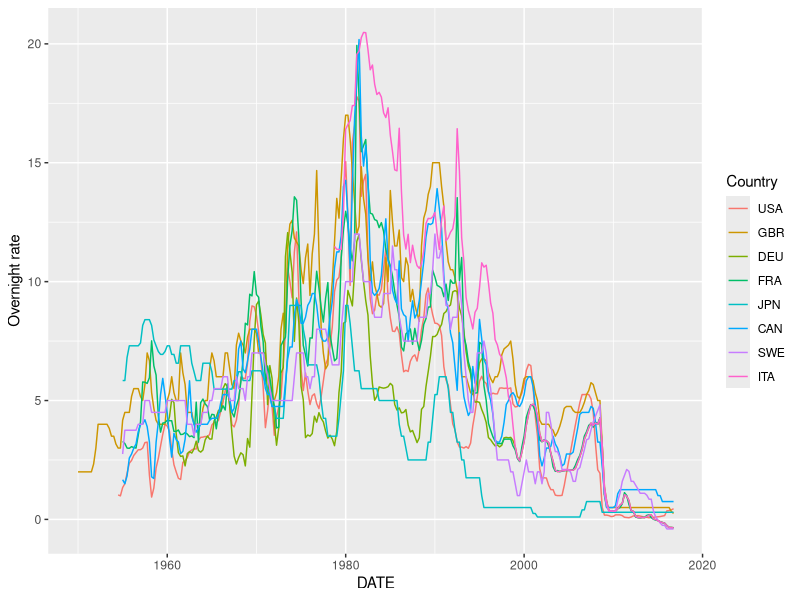
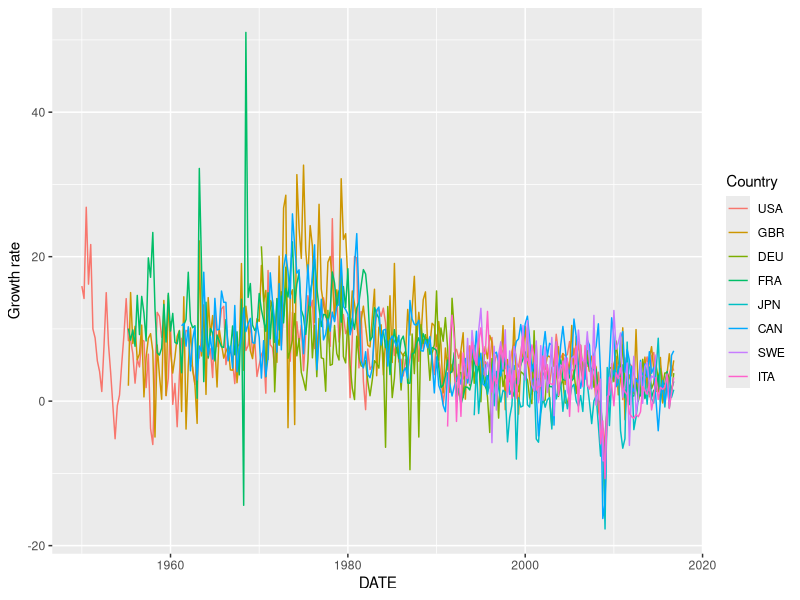
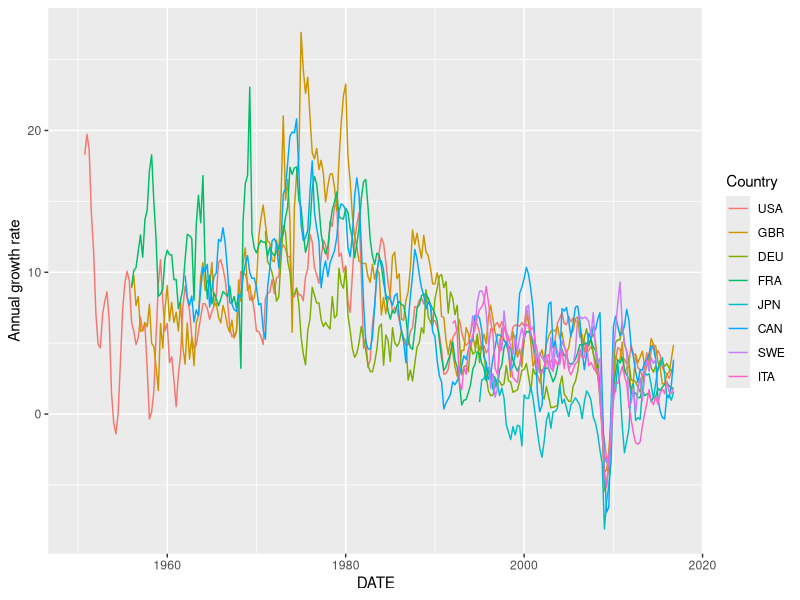

The R source for these figures, in order: (Note: this script raises an error after producing the figures.)
#####################################################################
# RminusG.R
#
# Session code to create charts for R minus G and similar
# 04apr2017
# Philip Barrett, Washington DC
#####################################################################

library(ggplot2)
library(reshape2)
library(lubridate)
library(scales)
library(xtable)

rfr <- read.csv('data/riskfreerates.csv')
gth <- read.csv('data/growthrates.csv')
rfr <- rfr[,!(names(rfr)=='ESP')]
gth <- gth[,!(names(gth)=='ESP')]
rfr$DATE <- as.Date(rfr$DATE)
gth$DATE <- as.Date(gth$DATE)
    # Read and clean the data
gth[,-1] <- 100*( ( 1 + gth[,-1]/100 ) ^ 4 - 1 )
    # Annualize the quarterly growth rate

rfr.melt <- melt(rfr,id="DATE", variable.name='Country', value.name='Overnight rate')
ggplot(rfr.melt,aes(x=DATE,y=`Overnight rate`,colour=Country,group=Country)) + geom_line() +
  scale_x_date(labels=date_format("%Y"))

gth.melt <- melt(gth,id="DATE", variable.name='Country', value.name='Growth rate')
ggplot(gth.melt,aes(x=DATE,y=`Growth rate`,colour=Country,group=Country)) + geom_line() +
  scale_x_date(labels=date_format("%Y"))

gth.4 <- data.frame( DATE=gth$DATE, apply( gth[,-1], 2, function(x) stats::filter(x,c(1,1,1,1), sides=1)/4 ) )
gth.4.melt <- melt(gth.4,id="DATE", variable.name='Country', value.name='Annual growth rate')
ggplot(gth.4.melt,aes(x=DATE,y=`Annual growth rate`,colour=Country,group=Country)) + geom_line() +
  scale_x_date(labels=date_format("%Y"))

# usa.r.g <- data.frame( DATE=gth.4$DATE, 'Annual growth rate'=gth.4$USA, 'Riskfree rate'=rfr$USA )
# usa.r.g.melt <- melt(usa.r.g,id="DATE", variable.name='Series', value.name='Value')
# ggplot(usa.r.g.melt,aes(x=DATE,y=`Value`,colour=Series,group=Series)) + geom_line() +
#   scale_x_date(labels=date_format("%Y"))

rminusg <- rfr - gth
rminusg$DATE <- as.Date(rfr$DATE)
    # R minus G
rminusg.melt <- melt(rminusg,id="DATE", variable.name='Country', value.name='R minus G')
ggplot(rminusg.melt,aes(x=DATE,y=`R minus G`,colour=Country,group=Country)) + geom_line() +
  scale_x_date(labels=date_format("%Y"))

cuts <-as.Date(c( '1950/01/01', '1960/01/01', '1970/01/01', '1980/01/01',
                  '1990/01/01', '2000/01/01', '2009/01/01', '2018/01/01'))
labs <- c('50s', '60s', '70s', '80s', '90s', '2000s pre-09', 'post-09')

decades.mu <- aggregate( rminusg[,-1], list(cut(rminusg$DATE, cuts, labs )), mean, na.rm=TRUE )
names(decades.mu)[1] <- 'Decade'
decades.mu.melt <- melt(decades.mu,id="Decade", variable.name='Country', value.name='R minus G')
g1 <- ggplot(decades.mu.melt,aes(x=Decade,y=`R minus G`,colour=Country,group=Country)) +
          geom_line(size=1) + ggtitle('Decadal means')

rminusg.g7 <- rminusg[,-ncol(rminusg)]
    # Drop Sweden
rminusg.g7[,-1] <- rminusg.g7[,-1] #/ 4
    # De-annualize. NOPE
rminusg.g7 <- subset( rminusg.g7, DATE >= 01-01-1960 )
    # Drop the 1950a
print( mean(unlist(rminusg.g7[,-1]), na.rm=T ) )

decades.mu.g7 <- aggregate( rminusg.g7[,-1], list(cut(rminusg.g7$DATE, cuts, labs )), mean, na.rm=TRUE )
names(decades.mu.g7)[1] <- 'Decade'
decades.mu.g7.melt <- melt(decades.mu.g7,id="Decade", variable.name='Country',
                              value.name='Interest growth differential')
g1.g7 <- ggplot(decades.mu.g7.melt,aes(x=Decade,y=`Interest growth differential`,color=Country,group=Country)) +
  geom_line(size=1) + theme_classic() + theme(axis.title.y=element_blank(),
                                              axis.title.x=element_blank() ) # + ggtitle('Decadal means')
ggsave('~/Dropbox/2017/research/debtLimits/charts/rmg.pdf', g1.g7)

sd.out <- function( x, sd.mult = 3, ... ){
# Computes standard deviation without outliers
  sd( x[ abs( x - mean(x, na.rm = TRUE) ) < sd.mult * sd(x, na.rm = TRUE) ], na.rm = TRUE )
}

decades.sd.g7 <- aggregate( rminusg.g7[,-1], list(cut(rminusg.g7$DATE, cuts, labs )), sd, na.rm=TRUE )
decades.sd.out.g7 <- aggregate( rminusg.g7[,-1], list(cut(rminusg.g7$DATE, cuts, labs )), sd.out, na.rm=TRUE )
names(decades.sd.out.g7)[1] <- ''
decades.sd.out.g7$Average <- apply( decades.sd.out.g7[,-1], 1, mean, na.rm=TRUE )
print( xtable(decades.sd.out.g7, digits = 1, label = 'tab:rmg_sd',
              caption = 'Decadal standard deviation of interest-growth differentials in six advanced economies 1960-2016' ),
       file = '~/Dropbox/2017/research/debtLimits/charts/rmg_sd.tex', include.rownames=FALSE )


decades.sd <- aggregate( rminusg[,-1], list(cut(rminusg$DATE, cuts, labs )), sd, na.rm=TRUE)
names(decades.sd)[1] <- 'Decade'
decades.sd.melt <- melt(decades.sd,id="Decade", variable.name='Country', value.name='R minus G sd')
ggplot(decades.sd.melt,aes(x=Decade,y=`R minus G sd`,colour=Country,group=Country)) + geom_line(size=1)

decades.ad <- aggregate( rminusg[,-1], list(cut(rminusg$DATE, cuts, labs )), function(x) mean(abs(diff(x)), na.rm=TRUE) )
names(decades.ad)[1] <- 'Decade'
decades.ad.melt <- melt(decades.ad,id="Decade", variable.name='Country', value.name='R minus G abs diff')
ggplot(decades.ad.melt,aes(x=Decade,y=`R minus G abs diff`,colour=Country,group=Country)) + geom_line(size=1)

decades.aad <- aggregate( rminusg[,-1], list(cut(rminusg$DATE, cuts, labs )), function(x) mean(abs(x-mean(x,na.rm=TRUE)), na.rm=TRUE) )
names(decades.aad)[1] <- 'Decade'
decades.aad.melt <- melt(decades.aad,id="Decade", variable.name='Country', value.name='R minus G aad')
g2 <- ggplot(decades.aad.melt,aes(x=Decade,y=`R minus G aad`,colour=Country,group=Country)) +
        geom_line(size=1) + ggtitle('Decadal AAD')

multiplot(g1,g2)
pdf('~/Dropbox/2017/research/debtLimits/charts/rminusg.pdf')
multiplot(g1,g2)
dev.off()
